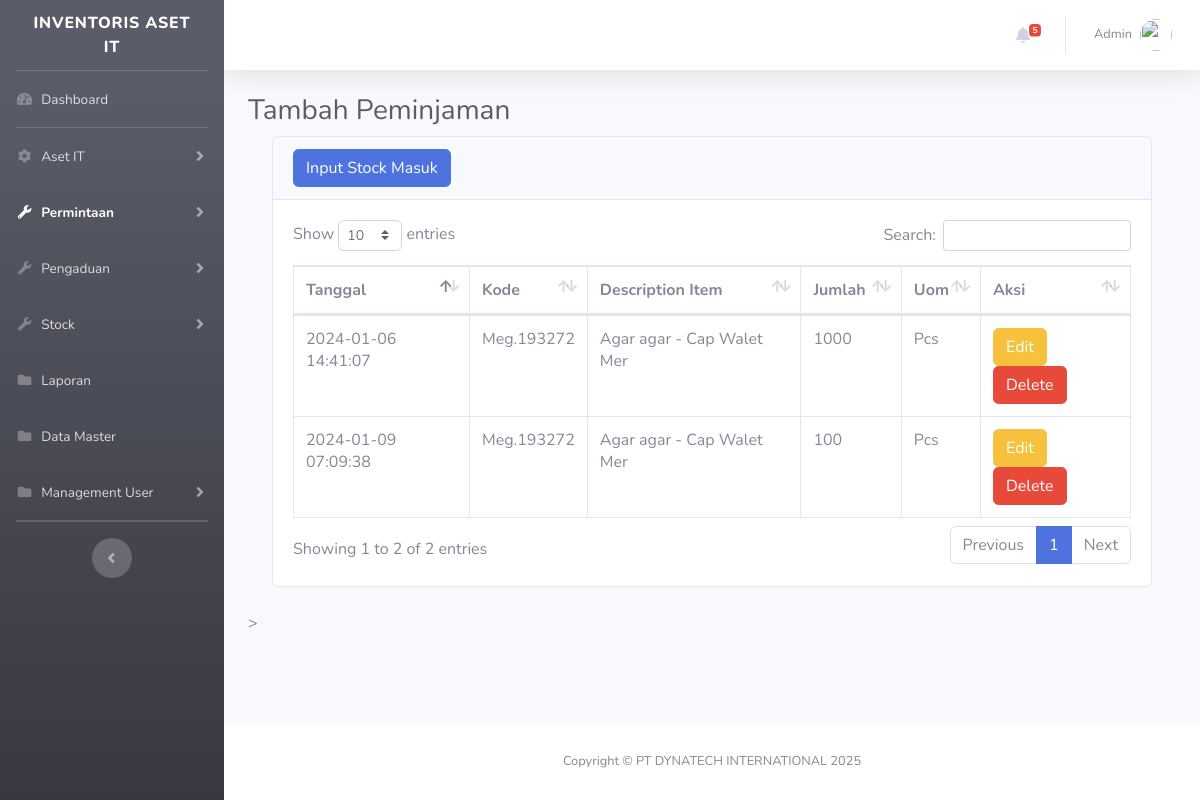
/admin/tambah_peminjaman.php (signed in), run on the app's committed database.
### tables this page shows
CREATE TABLE `masuk` (
  `idmasuk` int(11) NOT NULL,
  `idbarang` int(11) NOT NULL,
  `tanggal` timestamp NOT NULL DEFAULT current_timestamp(),
  `keterangan` varchar(25) NOT NULL,
  `qty` int(11) NOT NULL
);

CREATE TABLE `stock` (
  `idbarang` int(11) NOT NULL,
  `namabarang` varchar(25) NOT NULL,
  `deskripsi` varchar(25) NOT NULL,
  `stock` int(11) NOT NULL,
  `kode_barang` varchar(20) NOT NULL,
  `satuan` varchar(10) NOT NULL
);

### admin/tambah_peminjaman.php (the view, shortened to what this page needs)
<?php
require '../function.php';
?>
<!DOCTYPE php>
<php lang="en">
    <head>
        <link href="../vendor/fontawesome-free/css/all.min.css" rel="stylesheet" type="text/css">
        <link href="../css/sb-admin-2.min.css" rel="stylesheet">
        <link href="../vendor/datatables/dataTables.bootstrap4.min.css" rel="stylesheet">
    </head>
    <body id="page-top">
        <div id="wrapper">
            <?php include 'sidebar.php'; ?>
            <div id="content-wrapper" class="d-flex flex-column">
                <div id="content">
                    <?php include 'header.php'; ?>
                    <div class="container-fluid">
                        <h1 class="h3 mb-2 text-gray-800">Tambah Peminjaman</h1>
                        <div class="container-fluid">
                            <div class="card mb-4">
                                <div class="card-header">
                                    <button type="button" class="btn btn-primary" data-toggle="modal"
                                        data-target="#myModal">
                                        Input Stock Masuk
                                    </button>
                                </div>
                                <div class="card-body">
                                    <div class="table-responsive">
                                        <table class="table table-bordered" id="dataTable" width="100%" cellspacing="0">
                                            <thead>
                                                <tr>
                                                    <th>Tanggal</th>
                                                    <th>Kode</th>
                                                    <th>Description Item</th>
                                                    <th>Jumlah</th>
                                                    <th>Uom</th>
                                                    <th>Aksi</th>
                                                </tr>
                                            </thead>
                                            <tbody>
                                                <?php
                                        $ambilsemuadatastock = mysqli_query($conn,"select * from masuk m, stock s where s.idbarang = m.idbarang");
                                        while($data=mysqli_fetch_array($ambilsemuadatastock)){
                                            $idm = $data['idmasuk'];
                                            $tanggal = $data['tanggal'];
                                            $namabarang = $data['namabarang'];
                                            $qty = $data['qty'];
                                            $satuan = $data['satuan'];
                                            $kode = $data['kode_barang'];
                                        ?>
                                                <tr>
                                                    <td><?=$tanggal;?></td>
                                                    <td><?=$kode;?></td>
                                                    <td><?=$namabarang;?></td>
                                                    <td><?=$qty;?></td>
                                                    <td><?=$satuan;?></td>
                                                    <td>
                                                        <button type="button" class="btn btn-warning"
                                                            data-toggle="modal" data-target="#edit<?=$idm;?>">
                                                            Edit
                                                        </button>
                                                        <button type="button" class="btn btn-danger" data-toggle="modal"
                                                            data-target="#delete<?=$idm;?>">
                                                            Delete
                                                        </button>
                                                    </td>
                                                </tr>
                                                <?php
                                        };
                                        ?>
                                            </tbody>
                                        </table>
                                    </div>
                                </div>
                            </div>
                        </div>>
                    </div>
                </div>
                <?php include 'footer.php'; ?>
            </div>
        </div>
    </body>
</php>

### data on the page
masuk: tanggal "2024-01-06 14:41:07", idbarang.kode_barang "Meg.193272", idbarang.namabarang "Agar agar - Cap Walet Mer", qty "1000", idbarang.satuan "Pcs"
masuk: tanggal "2024-01-09 07:09:38", idbarang.kode_barang "Meg.193272", idbarang.namabarang "Agar agar - Cap Walet Mer", qty "100", idbarang.satuan "Pcs"
